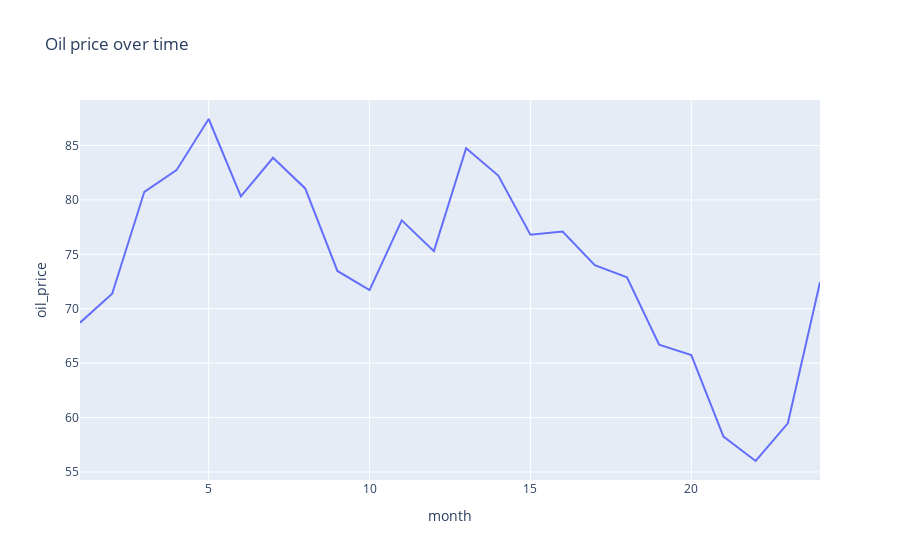
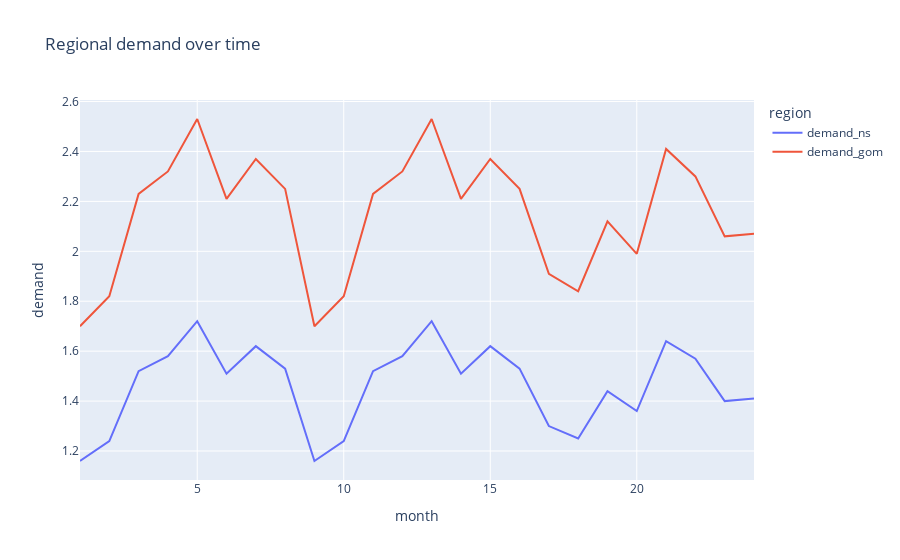
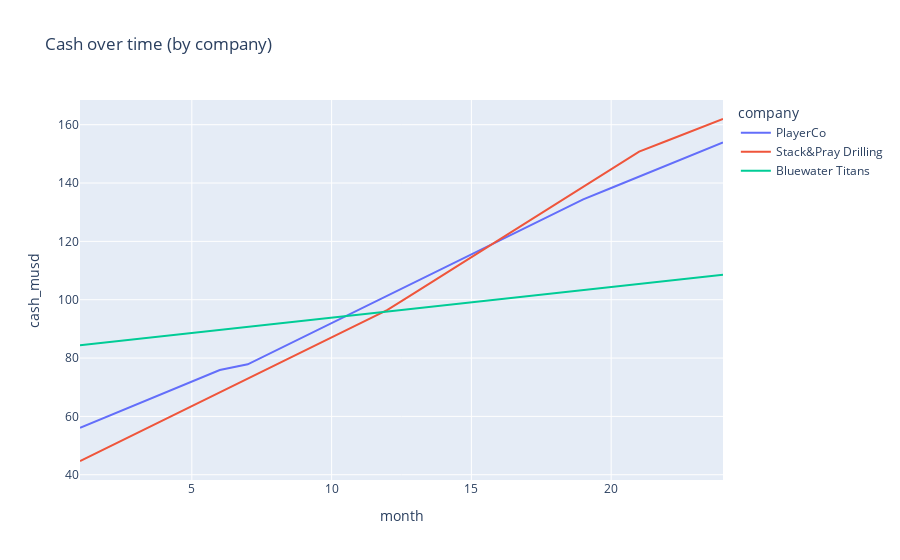
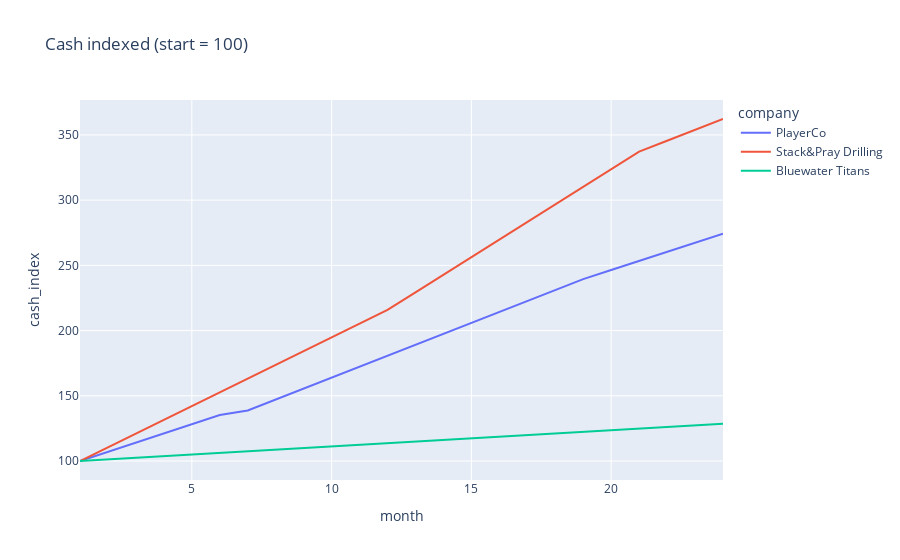

Write notebook code for charts like these, in order.
### Code cell
import numpy as np
import plotly.express as px
import plotly.graph_objects as go

# Ensure types
df["month"] = df["month"].astype(int)
for c in ["oil_price", "demand_ns", "demand_gom", "cash_musd"]:
    df[c] = pd.to_numeric(df[c], errors="coerce")

# Derived metrics
df["rigs_total"] = df["rigs_active"] + df["rigs_warm"] + df["rigs_cold"]
df["utilisation"] = np.where(df["rigs_total"] > 0, df["rigs_active"] / df["rigs_total"], np.nan)

# Market table (unique per month)
market = (
    df[["month", "oil_price", "demand_ns", "demand_gom"]]
    .drop_duplicates()
    .sort_values("month")
)

# Latest snapshot per company
latest = df.sort_values("month").groupby("company").tail(1).sort_values("cash_musd", ascending=False)

# ================
# CHARTS
# ================

# 1) Oil price over time
fig = px.line(market, x="month", y="oil_price", title="Oil price over time")
fig.show()

# 2) Demand over time (both regions)
m2 = market.melt(id_vars=["month"], value_vars=["demand_ns", "demand_gom"], var_name="region", value_name="demand")
fig = px.line(m2, x="month", y="demand", color="region", title="Regional demand over time")
fig.show()

# 3) Company cash over time
fig = px.line(df, x="month", y="cash_musd", color="company", title="Cash over time (by company)")
fig.show()

# 4) Cash indexed to 100 at first month (growth view)
base = df.sort_values("month").groupby("company").first().reset_index()[["company", "cash_musd"]].rename(columns={"cash_musd": "cash0"})
df_idx = df.merge(base, on="company", how="left")
df_idx["cash_index"] = 100 * df_idx["cash_musd"] / df_idx["cash0"]
fig = px.line(df_idx, x="month", y="cash_index", color="company", title="Cash indexed (start = 100)")
fig.show()

# 5) Utilisation over time
fig = px.line(df, x="month", y="utilisation", color="company", title="Utilisation over time (active / total rigs)")
fig.update_yaxes(tickformat=".0%")
fig.show()

# 6) Fleet state counts over time (stacked area per company)
long_rigs = df.melt(
    id_vars=["month", "company"],
    value_vars=["rigs_active", "rigs_warm", "rigs_cold"],
    var_name="state",
    value_name="count",
)
fig = px.area(
    long_rigs,
    x="month",
    y="count",
    color="state",
    facet_row="company",
    title="Fleet state over time (stacked, per company)",
)
fig.for_each_annotation(lambda a: a.update(text=a.text.split("=")[-1]))
fig.show()

# 7) End-of-sim cash bar chart
fig = px.bar(latest, x="company", y="cash_musd", title="End-of-sim cash ($m) by company")
fig.show()

# 8) Scatter: oil price vs demand (lag intuition)
fig = px.scatter(market, x="oil_price", y="demand_ns", title="Oil price vs Demand (North Sea)", trendline="ols")
fig.show()
fig = px.scatter(market, x="oil_price", y="demand_gom", title="Oil price vs Demand (GOM)", trendline="ols")
fig.show()

# 9) Scatter: demand vs cash (per company)
fig = px.scatter(
    df,
    x="demand_gom",
    y="cash_musd",
    color="company",
    title="Cash vs Demand (GOM) by company",
)
fig.show()

# 10) Heatmap: cash by company & month
pivot_cash = df.pivot_table(index="company", columns="month", values="cash_musd", aggfunc="mean")
fig = px.imshow(
    pivot_cash,
    aspect="auto",
    title="Heatmap: cash ($m) by company (rows) and month (columns)",
)
fig.show()

# 11) Rolling volatility of oil (3-month rolling std)
market2 = market.copy()
market2["oil_roll_std_3"] = market2["oil_price"].rolling(3).std()
fig = px.line(market2, x="month", y="oil_roll_std_3", title="Oil price volatility (3-month rolling std)")
fig.show()

# 12) Rolling cash change (delta) per company
df_delta = df.sort_values(["company", "month"]).copy()
df_delta["cash_delta"] = df_delta.groupby("company")["cash_musd"].diff()
fig = px.line(df_delta, x="month", y="cash_delta", color="company", title="Monthly cash change ($m)")
fig.show()

# 13) Distribution: monthly cash change
fig = px.histogram(df_delta.dropna(subset=["cash_delta"]), x="cash_delta", color="company", barmode="overlay",
                   title="Distribution of monthly cash changes ($m)")
fig.show()

# 14) Rank over time: who’s leading in cash?
ranks = df.copy()
ranks["rank"] = ranks.groupby("month")["cash_musd"].rank(ascending=False, method="dense")
fig = px.line(ranks, x="month", y="rank", color="company", title="Cash rank over time (1 = richest)")
fig.update_yaxes(autorange="reversed", dtick=1)
fig.show()

print("✅ Loaded rows:", len(df))
print("✅ Companies:", df['company'].nunique())
print("✅ Months:", df['month'].nunique())

### Figure 1 — Plotly figure (JSON) as saved in the notebook; plotly's stock layout.template omitted (floating-point values rounded to 4 significant figures)
{"data": [{"hovertemplate": "month=%{x}<br>oil_price=%{y}<extra></extra>", "legendgroup": "", "line": {"color": "#636efa", "dash": "solid"}, "marker": {"symbol": "circle"}, "mode": "lines", "name": "", "orientation": "v", "showlegend": false, "type": "scatter", "x": [1, 2, 3, 4, 5, 6, 7, 8, 9, 10, 11, 12, 13, 14, 15, 16, 17, 18, 19, 20, 21, 22, 23, 24], "xaxis": "x", "y": [68.72, 71.38, 80.74, 82.73, 87.43, 80.33, 83.87, 81.05, 73.47, 71.71, 78.12, 75.29, 84.75, 82.23, 76.79, 77.1, 74.0, 72.89, 66.69, 65.74, 58.26, 56.01, 59.47, 72.43], "yaxis": "y"}], "layout": {"legend": {"tracegroupgap": 0}, "title": {"text": "Oil price over time"}, "xaxis": {"anchor": "y", "domain": [0, 1], "title": {"text": "month"}}, "yaxis": {"anchor": "x", "domain": [0, 1], "title": {"text": "oil_price"}}}}

### Figure 2 — Plotly figure (JSON) as saved in the notebook; plotly's stock layout.template omitted (floating-point values rounded to 4 significant figures)
{"data": [{"hovertemplate": "region=demand_ns<br>month=%{x}<br>demand=%{y}<extra></extra>", "legendgroup": "demand_ns", "line": {"color": "#636efa", "dash": "solid"}, "marker": {"symbol": "circle"}, "mode": "lines", "name": "demand_ns", "orientation": "v", "showlegend": true, "type": "scatter", "x": [1, 2, 3, 4, 5, 6, 7, 8, 9, 10, 11, 12, 13, 14, 15, 16, 17, 18, 19, 20, 21, 22, 23, 24], "xaxis": "x", "y": [1.16, 1.24, 1.52, 1.58, 1.72, 1.51, 1.62, 1.53, 1.16, 1.24, 1.52, 1.58, 1.72, 1.51, 1.62, 1.53, 1.3, 1.25, 1.44, 1.36, 1.64, 1.57, 1.4, 1.41], "yaxis": "y"}, {"hovertemplate": "region=demand_gom<br>month=%{x}<br>demand=%{y}<extra></extra>", "legendgroup": "demand_gom", "line": {"color": "#EF553B", "dash": "solid"}, "marker": {"symbol": "circle"}, "mode": "lines", "name": "demand_gom", "orientation": "v", "showlegend": true, "type": "scatter", "x": [1, 2, 3, 4, 5, 6, 7, 8, 9, 10, 11, 12, 13, 14, 15, 16, 17, 18, 19, 20, 21, 22, 23, 24], "xaxis": "x", "y": [1.7, 1.82, 2.23, 2.32, 2.53, 2.21, 2.37, 2.25, 1.7, 1.82, 2.23, 2.32, 2.53, 2.21, 2.37, 2.25, 1.91, 1.84, 2.12, 1.99, 2.41, 2.3, 2.06, 2.07], "yaxis": "y"}], "layout": {"legend": {"title": {"text": "region"}, "tracegroupgap": 0}, "title": {"text": "Regional demand over time"}, "xaxis": {"anchor": "y", "domain": [0, 1], "title": {"text": "month"}}, "yaxis": {"anchor": "x", "domain": [0, 1], "title": {"text": "demand"}}}}

### Figure 3 — Plotly figure (JSON) as saved in the notebook; plotly's stock layout.template omitted (floating-point values rounded to 4 significant figures)
{"data": [{"hovertemplate": "company=PlayerCo<br>month=%{x}<br>cash_musd=%{y}<extra></extra>", "legendgroup": "PlayerCo", "line": {"color": "#636efa", "dash": "solid"}, "marker": {"symbol": "circle"}, "mode": "lines", "name": "PlayerCo", "orientation": "v", "showlegend": true, "type": "scatter", "x": [1, 2, 3, 4, 5, 6, 7, 8, 9, 10, 11, 12, 13, 14, 15, 16, 17, 18, 19, 20, 21, 22, 23, 24], "xaxis": "x", "y": [56.11, 60.07, 64.03, 67.99, 71.95, 75.91, 77.86, 82.57, 87.28, 91.99, 96.7, 101.4, 106.1, 110.8, 115.5, 120.2, 125.0, 129.7, 134.4, 138.3, 142.2, 146.1, 150.0, 153.9], "yaxis": "y"}, {"hovertemplate": "company=Stack&Pray Drilling<br>month=%{x}<br>cash_musd=%{y}<extra></extra>", "legendgroup": "Stack&Pray Drilling", "line": {"color": "#EF553B", "dash": "solid"}, "marker": {"symbol": "circle"}, "mode": "lines", "name": "Stack&Pray Drilling", "orientation": "v", "showlegend": true, "type": "scatter", "x": [1, 2, 3, 4, 5, 6, 7, 8, 9, 10, 11, 12, 13, 14, 15, 16, 17, 18, 19, 20, 21, 22, 23, 24], "xaxis": "x", "y": [44.71, 49.42, 54.13, 58.84, 63.55, 68.26, 72.97, 77.68, 82.39, 87.1, 91.81, 96.52, 102.5, 108.6, 114.6, 120.6, 126.7, 132.7, 138.7, 144.8, 150.8, 154.5, 158.2, 161.9], "yaxis": "y"}, {"hovertemplate": "company=Bluewater Titans<br>month=%{x}<br>cash_musd=%{y}<extra></extra>", "legendgroup": "Bluewater Titans", "line": {"color": "#00cc96", "dash": "solid"}, "marker": {"symbol": "circle"}, "mode": "lines", "name": "Bluewater Titans", "orientation": "v", "showlegend": true, "type": "scatter", "x": [1, 2, 3, 4, 5, 6, 7, 8, 9, 10, 11, 12, 13, 14, 15, 16, 17, 18, 19, 20, 21, 22, 23, 24], "xaxis": "x", "y": [84.37, 85.42, 86.47, 87.52, 88.57, 89.62, 90.67, 91.72, 92.77, 93.82, 94.87, 95.92, 96.97, 98.02, 99.07, 100.1, 101.2, 102.2, 103.3, 104.3, 105.4, 106.4, 107.5, 108.5], "yaxis": "y"}], "layout": {"legend": {"title": {"text": "company"}, "tracegroupgap": 0}, "title": {"text": "Cash over time (by company)"}, "xaxis": {"anchor": "y", "domain": [0, 1], "title": {"text": "month"}}, "yaxis": {"anchor": "x", "domain": [0, 1], "title": {"text": "cash_musd"}}}}

### Figure 4 — Plotly figure (JSON) as saved in the notebook; plotly's stock layout.template omitted (floating-point values rounded to 4 significant figures)
{"data": [{"hovertemplate": "company=PlayerCo<br>month=%{x}<br>cash_index=%{y}<extra></extra>", "legendgroup": "PlayerCo", "line": {"color": "#636efa", "dash": "solid"}, "marker": {"symbol": "circle"}, "mode": "lines", "name": "PlayerCo", "orientation": "v", "showlegend": true, "type": "scatter", "x": [1, 2, 3, 4, 5, 6, 7, 8, 9, 10, 11, 12, 13, 14, 15, 16, 17, 18, 19, 20, 21, 22, 23, 24], "xaxis": "x", "y": [100.0, 107.1, 114.1, 121.2, 128.2, 135.3, 138.8, 147.2, 155.6, 163.9, 172.3, 180.7, 189.1, 197.5, 205.9, 214.3, 222.7, 231.1, 239.5, 246.4, 253.4, 260.3, 267.3, 274.2], "yaxis": "y"}, {"hovertemplate": "company=Stack&Pray Drilling<br>month=%{x}<br>cash_index=%{y}<extra></extra>", "legendgroup": "Stack&Pray Drilling", "line": {"color": "#EF553B", "dash": "solid"}, "marker": {"symbol": "circle"}, "mode": "lines", "name": "Stack&Pray Drilling", "orientation": "v", "showlegend": true, "type": "scatter", "x": [1, 2, 3, 4, 5, 6, 7, 8, 9, 10, 11, 12, 13, 14, 15, 16, 17, 18, 19, 20, 21, 22, 23, 24], "xaxis": "x", "y": [100.0, 110.5, 121.1, 131.6, 142.1, 152.7, 163.2, 173.7, 184.3, 194.8, 205.3, 215.9, 229.4, 242.9, 256.3, 269.8, 283.3, 296.8, 310.3, 323.8, 337.3, 345.6, 353.9, 362.2], "yaxis": "y"}, {"hovertemplate": "company=Bluewater Titans<br>month=%{x}<br>cash_index=%{y}<extra></extra>", "legendgroup": "Bluewater Titans", "line": {"color": "#00cc96", "dash": "solid"}, "marker": {"symbol": "circle"}, "mode": "lines", "name": "Bluewater Titans", "orientation": "v", "showlegend": true, "type": "scatter", "x": [1, 2, 3, 4, 5, 6, 7, 8, 9, 10, 11, 12, 13, 14, 15, 16, 17, 18, 19, 20, 21, 22, 23, 24], "xaxis": "x", "y": [100.0, 101.2, 102.5, 103.7, 105.0, 106.2, 107.5, 108.7, 110.0, 111.2, 112.4, 113.7, 114.9, 116.2, 117.4, 118.7, 119.9, 121.2, 122.4, 123.6, 124.9, 126.1, 127.4, 128.6], "yaxis": "y"}], "layout": {"legend": {"title": {"text": "company"}, "tracegroupgap": 0}, "title": {"text": "Cash indexed (start = 100)"}, "xaxis": {"anchor": "y", "domain": [0, 1], "title": {"text": "month"}}, "yaxis": {"anchor": "x", "domain": [0, 1], "title": {"text": "cash_index"}}}}
